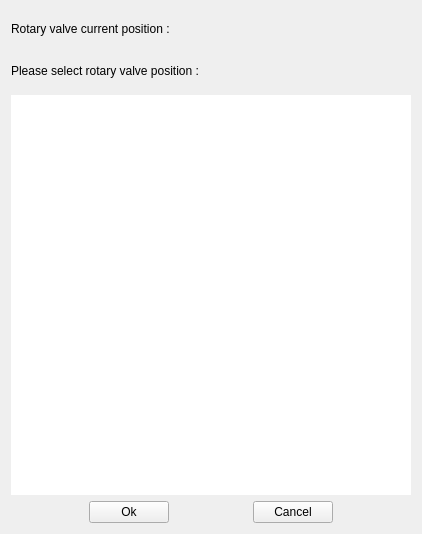
<?xml version="1.0" encoding="UTF-8"?>
<ui version="4.0">
 <class>SVCDiagnostics::CRotaryValveDlg</class>
 <widget class="QWidget" name="SVCDiagnostics::CRotaryValveDlg">
  <property name="geometry">
   <rect>
    <x>0</x>
    <y>0</y>
    <width>420</width>
    <height>534</height>
   </rect>
  </property>
  <property name="sizePolicy">
   <sizepolicy hsizetype="Fixed" vsizetype="Fixed">
    <horstretch>0</horstretch>
    <verstretch>0</verstretch>
   </sizepolicy>
  </property>
  <property name="sizeIncrement">
   <size>
    <width>0</width>
    <height>20</height>
   </size>
  </property>
  <property name="mouseTracking">
   <bool>false</bool>
  </property>
  <property name="windowTitle">
   <string>Heating Test</string>
  </property>
  <property name="layoutDirection">
   <enum>Qt::LeftToRight</enum>
  </property>
  <property name="autoFillBackground">
   <bool>false</bool>
  </property>
  <layout class="QVBoxLayout" name="verticalLayout">
   <item>
    <widget class="QLabel" name="labelCurrentPosition">
     <property name="text">
      <string>&lt;html&gt;&lt;head/&gt;&lt;body&gt;&lt;p&gt;Rotary valve current position : &lt;/p&gt;&lt;/body&gt;&lt;/html&gt;</string>
     </property>
    </widget>
   </item>
   <item>
    <widget class="QLabel" name="labelPrompt">
     <property name="text">
      <string>&lt;html&gt;&lt;head/&gt;&lt;body&gt;&lt;p&gt;Please select rotary valve position :&lt;/p&gt;&lt;/body&gt;&lt;/html&gt;</string>
     </property>
    </widget>
   </item>
   <item>
    <widget class="QGraphicsView" name="graphicsView">
     <property name="minimumSize">
      <size>
       <width>400</width>
       <height>400</height>
      </size>
     </property>
     <property name="maximumSize">
      <size>
       <width>400</width>
       <height>400</height>
      </size>
     </property>
     <property name="baseSize">
      <size>
       <width>400</width>
       <height>400</height>
      </size>
     </property>
     <property name="frameShape">
      <enum>QFrame::NoFrame</enum>
     </property>
    </widget>
   </item>
   <item>
    <layout class="QHBoxLayout" name="horizontalLayout">
     <item>
      <spacer name="horizontalSpacer">
       <property name="orientation">
        <enum>Qt::Horizontal</enum>
       </property>
       <property name="sizeHint" stdset="0">
        <size>
         <width>13</width>
         <height>13</height>
        </size>
       </property>
      </spacer>
     </item>
     <item>
      <widget class="QPushButton" name="pushButtonOk">
       <property name="text">
        <string>Ok</string>
       </property>
      </widget>
     </item>
     <item>
      <spacer name="horizontalSpacer_2">
       <property name="orientation">
        <enum>Qt::Horizontal</enum>
       </property>
       <property name="sizeHint" stdset="0">
        <size>
         <width>13</width>
         <height>13</height>
        </size>
       </property>
      </spacer>
     </item>
     <item>
      <widget class="QPushButton" name="pushButtonCancel">
       <property name="text">
        <string>Cancel</string>
       </property>
      </widget>
     </item>
     <item>
      <spacer name="horizontalSpacer_5">
       <property name="orientation">
        <enum>Qt::Horizontal</enum>
       </property>
       <property name="sizeHint" stdset="0">
        <size>
         <width>13</width>
         <height>13</height>
        </size>
       </property>
      </spacer>
     </item>
    </layout>
   </item>
  </layout>
 </widget>
 <resources/>
 <connections/>
</ui>
